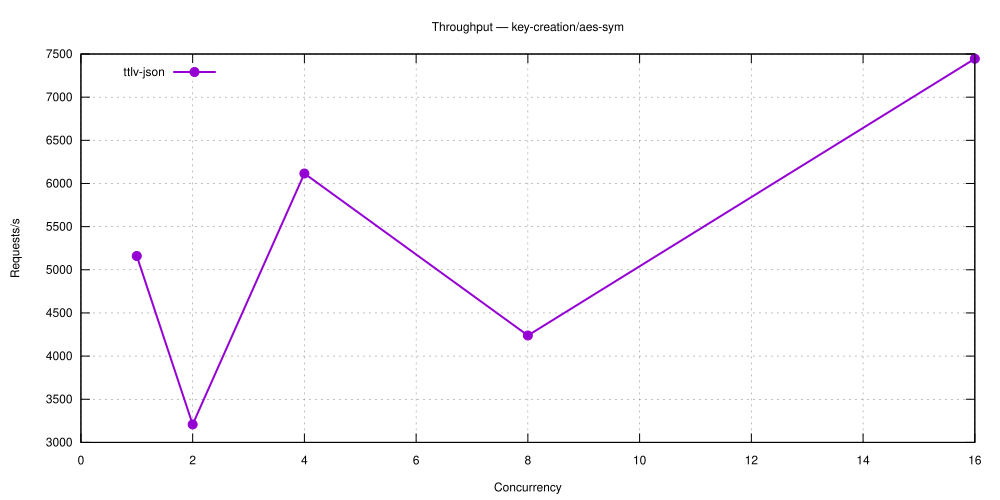

The gnuplot source for this figure:
set terminal svg size 1000,500 enhanced font 'Helvetica,12'
set output 'key-creation_aes-sym.svg'
set title 'Throughput — key-creation/aes-sym'
set grid
set xlabel 'Concurrency'
set ylabel 'Requests/s'
set key top left
plot 'key-creation_aes-sym-5.27.1-ttlv-json.dat' using 1:2 with linespoints lw 2 pt 7 title 'ttlv-json'
